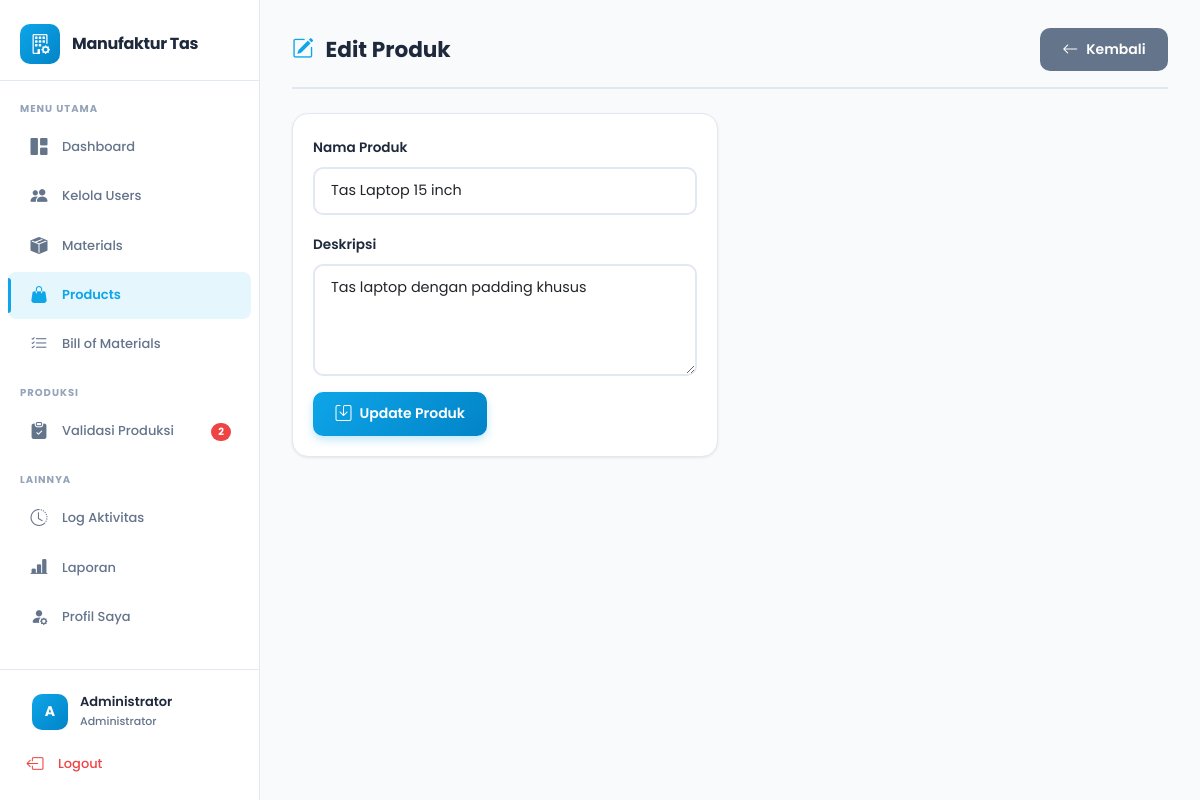
The page /pages/products/edit.php?id=3 (signed in) on the database its author committed.
### tables this page shows
CREATE TABLE `products` (
  `id` int NOT NULL,
  `nama_produk` varchar(150) NOT NULL,
  `deskripsi` text,
  `stok` int DEFAULT '0',
  `created_at` timestamp NULL DEFAULT CURRENT_TIMESTAMP
);

### pages/products/edit.php (the view, shortened to what this page needs)
<?php
require_once '../../config/database.php';
$id = $_GET['id'] ?? 0;
$stmt = $pdo->prepare("SELECT * FROM products WHERE id = ?");
$stmt->execute([$id]);
$product = $stmt->fetch();
include '../../includes/header.php';
?>
<div class="page-header">
    <h2><i class="bi bi-pencil-square"></i> Edit Produk</h2>
    <a href="index.php" class="btn btn-secondary">
        <i class="bi bi-arrow-left"></i> Kembali
    </a>
</div>
<div class="row">
    <div class="col-md-6">
        <div class="card">
            <div class="card-body">
                <form method="POST" action="">
                    <div class="mb-3">
                        <label class="form-label">Nama Produk</label>
                        <input type="text" name="nama_produk" class="form-control" value="<?php echo htmlspecialchars($product['nama_produk']); ?>" required>
                    </div>
                    <div class="mb-3">
                        <label class="form-label">Deskripsi</label>
                        <textarea name="deskripsi" class="form-control" rows="4"><?php echo htmlspecialchars($product['deskripsi']); ?></textarea>
                    </div>
                    <button type="submit" class="btn btn-primary">
                        <i class="bi bi-save"></i> Update Produk
                    </button>
                </form>
            </div>
        </div>
    </div>
</div>
<?php include '../../includes/footer.php'; ?>

### assets/css/style.css (style rules this page uses)
:root { --primary: #0ea5e9; --primary-dark: #0284c7; --primary-light: rgba(14, 165, 233, 0.1); --success: #10b981; --danger: #ef4444; --warning: #f59e0b; --info: #3b82f6; --dark: #1e293b; --text: #334155; --text-light: #64748b; --bg: #f8fafc; --white: #ffffff; --border: #e2e8f0; --sidebar-width: 260px; --shadow-sm: 0 1px 3px rgba(0,0,0,0.08); --shadow: 0 4px 12px rgba(0,0,0,0.08); --shadow-lg: 0 10px 25px rgba(0,0,0,0.1); --radius: 12px; --radius-lg: 16px; }
* { margin: 0; padding: 0; box-sizing: border-box; }
body { font-family: 'Poppins', 'Segoe UI', sans-serif; background-color: var(--bg); color: var(--text); line-height: 1.6; }
.card { border: 1px solid var(--border); border-radius: var(--radius-lg); box-shadow: var(--shadow-sm); margin-bottom: 1.5rem; transition: all 0.25s ease; overflow: hidden; background: var(--white); }
.card-body { padding: 20px; }
.btn { border-radius: 10px; padding: 0.6rem 1.4rem; font-weight: 600; font-size: 0.875rem; transition: all 0.25s ease; border: none; display: inline-flex; align-items: center; gap: 0.5rem; font-family: 'Poppins', sans-serif; }
.btn i { font-size: 1rem; }
.btn-primary { background: linear-gradient(135deg, var(--primary), var(--primary-dark)); box-shadow: 0 4px 8px rgba(14,165,233,0.25); }
.btn-secondary { background: var(--text-light); color: white; }
.form-label { font-weight: 600; color: var(--dark); margin-bottom: 0.5rem; font-size: 0.85rem; }
.form-control, .form-select { border: 2px solid var(--border); border-radius: 10px; padding: 0.7rem 1rem; transition: all 0.25s ease; font-size: 0.9rem; font-family: 'Poppins', sans-serif; }
.page-header { display: flex; justify-content: space-between; align-items: center; margin-bottom: 24px; padding-bottom: 16px; border-bottom: 2px solid var(--border); }
.page-header h2 { font-weight: 700; font-size: 1.35rem; color: var(--dark); display: flex; align-items: center; gap: 0.75rem; margin: 0; }
.page-header h2 i { color: var(--primary); }

### rows shown on the page
products: nama_produk "Tas Laptop 15 inch", deskripsi "Tas laptop dengan padding khusus"

### other values the page prints
$pending_count "2"
substr($_SESSION['nama'], 0, 1) "A"
$_SESSION['nama'] "Administrator"
$_SESSION['role'] "Administrator"
